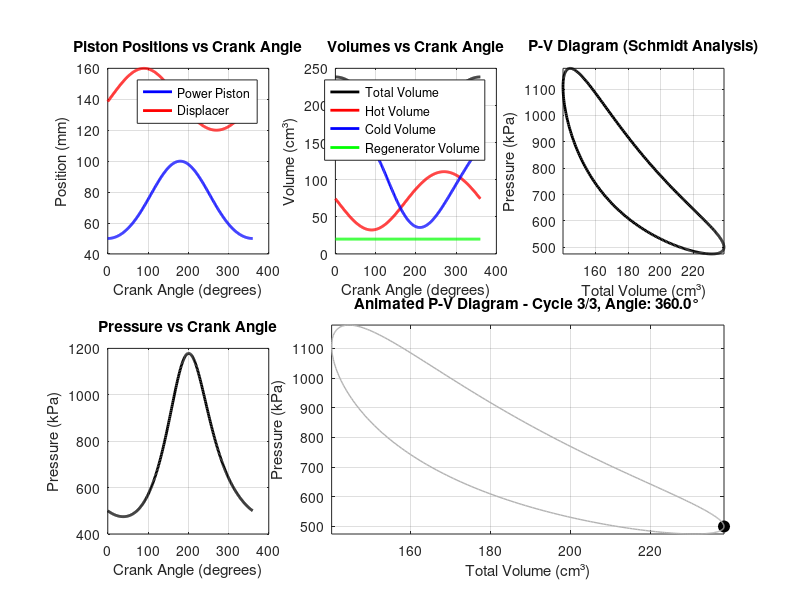

MATLAB code to generate this figure:
%% Stirling Engine Cycle Problem

clear; clc; close all;

%% Functions

function pistonPosition = calculatePistonPosition(crankAngle, crankLength, rodLength)
    % Position is relative to bottom dead center (BDC)
    beta = asin(crankLength * sin(crankAngle) / rodLength);
    pistonPosition = rodLength * cos(beta) - crankLength * cos(crankAngle);
end

function coldVol = calculateColdVolume(crankAngle, params)
    % Calculate piston positions
    powerPistonPos = calculatePistonPosition(crankAngle, params.powerCrankLength, params.powerRodLength);
    displacerPos = calculatePistonPosition(crankAngle + params.phaseShift, params.displacerCrankLength, params.displacerRodLength);
    
    % Calculate cold side height
    % Distance between displacer and power piston, minus powerPinToPistonTop, minus half displacer height
    coldVol.height = (displacerPos - powerPistonPos) - params.powerPinToPistonTop - (params.displacerHeight / 2);
    
    % Calculate cold volume
    coldVol.volume = params.cylinderCrossSectionalArea * coldVol.height;
    
    % Ensure volume is non-negative
    coldVol.volume = max(coldVol.volume, 0);
end

function hotVol = calculateHotVolume(crankAngle, params)
%CALCULATEHOTVOLUME Calculate hot side volume
%   Inputs:
%       crankAngle - Crank angle in radians
%       params - Structure containing engine parameters
%   Output:
%       hotVol - Structure containing hot volume data
%           hotVol.volume - Hot side volume in m³
%           hotVol.height - Hot side height in m

    % Calculate piston positions
    powerPistonPos = calculatePistonPosition(crankAngle, params.powerCrankLength, params.powerRodLength);
    displacerPos = calculatePistonPosition(crankAngle + params.phaseShift, params.displacerCrankLength, params.displacerRodLength);
    
    % Calculate cold side height (same as in calculateColdVolume)
    coldHeight = (displacerPos - powerPistonPos) - params.powerPinToPistonTop - (params.displacerHeight / 2);
    
    % Calculate hot side height
    % Hot height = ColdHotHeight - cold height
    hotVol.height = params.totalCylinderHeight - .5 * params.displacerHeight - displacerPos;
    
    % Calculate hot volume
    hotVol.volume = params.cylinderCrossSectionalArea * hotVol.height;
    
    % Ensure volume is non-negative
    hotVol.volume = max(hotVol.volume, 0);
end

function schmidt = calculateSchmidtAnalysis(crankAngle, params)
%CALCULATESCHMIDTANALYSIS Calculate Schmidt analysis for Stirling engine
%   Inputs:
%       crankAngle - Crank angle in radians
%       params - Structure containing engine parameters
%   Output:
%       schmidt - Structure containing Schmidt analysis results
%           schmidt.pressure - Instantaneous pressure in Pa
%           schmidt.totalMass - Total mass in system in kg
%           schmidt.coldVolume - Cold side volume in m³
%           schmidt.hotVolume - Hot side volume in m³
%           schmidt.regeneratorVolume - Regenerator volume in m³

    % Calculate volumes at current crank angle
    coldVol = calculateColdVolume(crankAngle, params);
    hotVol = calculateHotVolume(crankAngle, params);
    
    % Extract volumes
    V_c = coldVol.volume;           % Cold side volume
    V_h = hotVol.volume;            % Hot side volume
    V_reg = params.regeneratorVolume; % Regenerator volume (constant)
    
    % Extract temperatures
    T_c = params.coldTemperature;   % Cold side temperature
    T_h = params.hotTemperature;    % Hot side temperature
    T_r = params.regeneratorTemperature; % Regenerator temperature
    
    % Extract gas constant
    R = params.gasConstant;         % Gas constant
    
    % Calculate total mass using ideal gas law at BDC condition
    % At BDC, we know the pressure and can calculate total mass
    V_comp_bdc = calculateColdVolume(0, params).volume;  % Cold volume at BDC
    V_exp_bdc = calculateHotVolume(0, params).volume;    % Hot volume at BDC
    P_bdc = params.pressureAtBDC;                        % Pressure at BDC
    
    % Apply ideal gas law at BDC condition
    denominator_bdc = V_comp_bdc/T_c + V_reg/T_r + V_exp_bdc/T_h;
    m_total = P_bdc * denominator_bdc / R;  % kg
    
    % Schmidt equation: P = m_total * R / (V_c/T_c + V_r/T_r + V_h/T_h)
    denominator = V_c/T_c + V_reg/T_r + V_h/T_h;
    P = (m_total * R) / denominator;  % Pa
    
    % Store results in structure
    schmidt.pressure = P;
    schmidt.totalMass = m_total;
    schmidt.coldVolume = V_c;
    schmidt.hotVolume = V_h;
    schmidt.regeneratorVolume = V_reg;
end



%% Prescribed Parameters

% ============== GEOMETRY PARAMETERS ==============

% Power Piston
params.powerCrankLength = 0.025;              % m - Crank radius
params.powerRodLength = 0.075;                % m - Connecting rod length
params.powerPinToPistonTop = 0.005;           % m - Pin to piston distance

% Displacer
params.displacerCrankLength = 0.020;          % m - Crank radius
params.displacerRodLength = 0.140;            % m - Connecting rod length
params.displacerVolume = 4e-5;                % m³ - Displacer volume

% Cylinder
params.cylinderBore = 0.050;                  % m - Bore diameter



% ============== OPERATING CONDITIONS ==============

% Kinematics
params.phaseShift = pi/2;                     % rad - Phase angle (90°)
params.averageRPM = 650;                      % RPM - Operating speed

% Thermodynamics
params.hotTemperature = 900;                  % K - Hot space temperature
params.coldTemperature = 300;                 % K - Cold space temperature


% Pressure
params.pressureAtBDC = 500e3;                 % Pa - Pressure at bottom dead center
params.atmosphericPressure = 101.3e3;         % Pa - Atmospheric pressure


% ============== DEAD VOLUMES ==============

params.compressionRatio = 1.7;                % Given compression ratio
params.regeneratorVolume = 2e-5;              % m³ - Given regenerator volume


% ============== WORKING FLUID (AIR) ==============

params.gasConstant = 287;                     % J/(kg·K) - Specific gas constant
params.gasGamma = 1.4;                        % - Heat capacity ratio
params.gasName = 'Air';


% ============== FLYWHEEL SPECIFICATIONS ==============

params.flywheelWidth = 0.025;                 % m - Flywheel width
params.flywheelRimThickness = 0.050;          % m - Rim thickness
params.flywheelMaterialDensity = 7750;        % kg/m³ - 304 Stainless Steel
params.flywheelCoefficientOfFluctuation = 0.003;  % - Target Cs value

% ============== SIMULATION PARAMETERS ==============

params.simulationPointsPerCycle = 360;        % Points per cycle
params.simulationCycles = 3;                  % Number of cycles
params.simulationTolerance = 1e-6;            % Convergence tolerance


%% Assisting Calculations

% Cylinder cross-sectional area
params.cylinderCrossSectionalArea = pi/4*(params.cylinderBore)^2;

% Displacer GEOMETRY
params.displacerHeight = params.displacerVolume / params.cylinderCrossSectionalArea;

% Calculate power piston positions at BDC and TDC
params.powerPistonPosBDC = calculatePistonPosition(0, params.powerCrankLength, params.powerRodLength);  % 0 radians = BDC
params.powerPistonPosTDC = calculatePistonPosition(pi, params.powerCrankLength, params.powerRodLength);  % π radians = TDC

% Calculate swept volume (volume displaced by power piston)
params.powerSweptVolume = params.cylinderCrossSectionalArea * (params.powerPistonPosTDC - params.powerPistonPosBDC);

% Calculate total volume at BDC (9.23 Pg 2) (Also V_MAX)
params.totalVolumeBDC = params.regeneratorVolume - params.displacerVolume + ( params.compressionRatio * params.powerSweptVolume ) / ( params.compressionRatio - 1 ) ;

%Total cylinder height (crank pin to cylinder roof)
params.ColdHotHeight = params.totalVolumeBDC / params.cylinderCrossSectionalArea;
params.totalCylinderHeight = params.ColdHotHeight + params.displacerHeight + params.powerPinToPistonTop + params.powerRodLength -params.powerCrankLength;

% Regenerator temperature
params.regeneratorTemperature = (params.hotTemperature + params.coldTemperature) / 2;  % K












%% Test Animation - Piston Positions and Volume Analysis

% Create crank angle array for one complete cycle
theta = linspace(0, 2*pi, params.simulationPointsPerCycle);

% Initialize arrays for storage
powerPistonPos = zeros(size(theta));
displacerPos = zeros(size(theta));
totalVolume = zeros(size(theta));
hotVolume = zeros(size(theta));
coldVolume = zeros(size(theta));
regeneratorVolume = params.regeneratorVolume * ones(size(theta));
pressure = zeros(size(theta));

% Calculate positions, volumes, and Schmidt analysis for each crank angle
for i = 1:length(theta)
    % Calculate piston positions
    powerPistonPos(i) = calculatePistonPosition(theta(i), params.powerCrankLength, params.powerRodLength);
    displacerPos(i) = calculatePistonPosition(theta(i) + params.phaseShift, params.displacerCrankLength, params.displacerRodLength);
    
    % Calculate volumes
    coldVol = calculateColdVolume(theta(i), params);
    hotVol = calculateHotVolume(theta(i), params);
    
    coldVolume(i) = coldVol.volume;
    hotVolume(i) = hotVol.volume;
    totalVolume(i) = coldVolume(i) + hotVolume(i) + regeneratorVolume(i);
    
    % Calculate Schmidt analysis
    schmidt = calculateSchmidtAnalysis(theta(i), params);
    pressure(i) = schmidt.pressure;
end

% Create animation figure
figure('Name', 'Stirling Engine Volume Analysis', 'Position', [100, 100, 1400, 900]);

% Subplot 1: Piston Positions vs Crank Angle
subplot(2,3,1);
plot(theta*180/pi, powerPistonPos*1000, 'b-', 'LineWidth', 2, 'DisplayName', 'Power Piston');
hold on;
plot(theta*180/pi, displacerPos*1000, 'r-', 'LineWidth', 2, 'DisplayName', 'Displacer');
xlabel('Crank Angle (degrees)');
ylabel('Position (mm)');
title('Piston Positions vs Crank Angle');
legend('Location', 'best');
grid on;

% Subplot 2: Volume vs Crank Angle
subplot(2,3,2);
plot(theta*180/pi, totalVolume*1e6, 'k-', 'LineWidth', 2, 'DisplayName', 'Total Volume');
hold on;
plot(theta*180/pi, hotVolume*1e6, 'r-', 'LineWidth', 2, 'DisplayName', 'Hot Volume');
plot(theta*180/pi, coldVolume*1e6, 'b-', 'LineWidth', 2, 'DisplayName', 'Cold Volume');
plot(theta*180/pi, regeneratorVolume*1e6, 'g-', 'LineWidth', 2, 'DisplayName', 'Regenerator Volume');
xlabel('Crank Angle (degrees)');
ylabel('Volume (cm³)');
title('Volumes vs Crank Angle');
legend('Location', 'best');
grid on;

% Subplot 3: P-V Diagram (Schmidt Analysis)
subplot(2,3,3);
plot(totalVolume*1e6, pressure/1000, 'k-', 'LineWidth', 2);
xlabel('Total Volume (cm³)');
ylabel('Pressure (kPa)');
title('P-V Diagram (Schmidt Analysis)');
grid on;
axis tight;

% Subplot 4: Pressure vs Crank Angle
subplot(2,3,4);
plot(theta*180/pi, pressure/1000, 'k-', 'LineWidth', 2);
xlabel('Crank Angle (degrees)');
ylabel('Pressure (kPa)');
title('Pressure vs Crank Angle');
grid on;

% Subplot 5: Animated P-V Diagram
subplot(2,3,[5,6]);
h_pv = plot(0, 0, 'ko', 'MarkerSize', 8, 'MarkerFaceColor', 'k');
hold on;
plot(totalVolume*1e6, pressure/1000, 'k-', 'LineWidth', 1, 'Color', [0.7 0.7 0.7]);
xlabel('Total Volume (cm³)');
ylabel('Pressure (kPa)');
title('Animated P-V Diagram');
grid on;
axis tight;

% Animation loop
for cycle = 1:params.simulationCycles
    for i = 1:length(theta)
        % Update P-V diagram point
        set(h_pv, 'XData', totalVolume(i)*1e6, 'YData', pressure(i)/1000);
        
        % Update title to show current cycle and angle
        title(sprintf('Animated P-V Diagram - Cycle %d/%d, Angle: %.1f°', ...
              cycle, params.simulationCycles, theta(i)*180/pi));
        
        % Pause for animation speed
        pause(0.01);
        
        % Break if figure is closed
        if ~ishandle(gcf)
            break;
        end
    end
    
    % Break if figure is closed
    if ~ishandle(gcf)
        break;
    end
end

% Display Schmidt analysis statistics
fprintf('\n=== Schmidt Analysis Results ===\n');
fprintf('Pressure Range: %.2f - %.2f kPa\n', min(pressure)/1000, max(pressure)/1000);
fprintf('Total Volume Range: %.2f - %.2f cm³\n', min(totalVolume)*1e6, max(totalVolume)*1e6);
fprintf('Compression Ratio: %.2f\n', max(totalVolume)/min(totalVolume));
fprintf('Hot Volume Range: %.2f - %.2f cm³\n', min(hotVolume)*1e6, max(hotVolume)*1e6);
fprintf('Cold Volume Range: %.2f - %.2f cm³\n', min(coldVolume)*1e6, max(coldVolume)*1e6);
fprintf('Regenerator Volume: %.2f cm³ (constant)\n', regeneratorVolume(1)*1e6);
fprintf('Power Piston Stroke: %.2f mm\n', (max(powerPistonPos) - min(powerPistonPos))*1000);
fprintf('Displacer Stroke: %.2f mm\n', (max(displacerPos) - min(displacerPos))*1000);
fprintf('Phase Shift: %.1f degrees\n', params.phaseShift*180/pi);
fprintf('===============================\n');